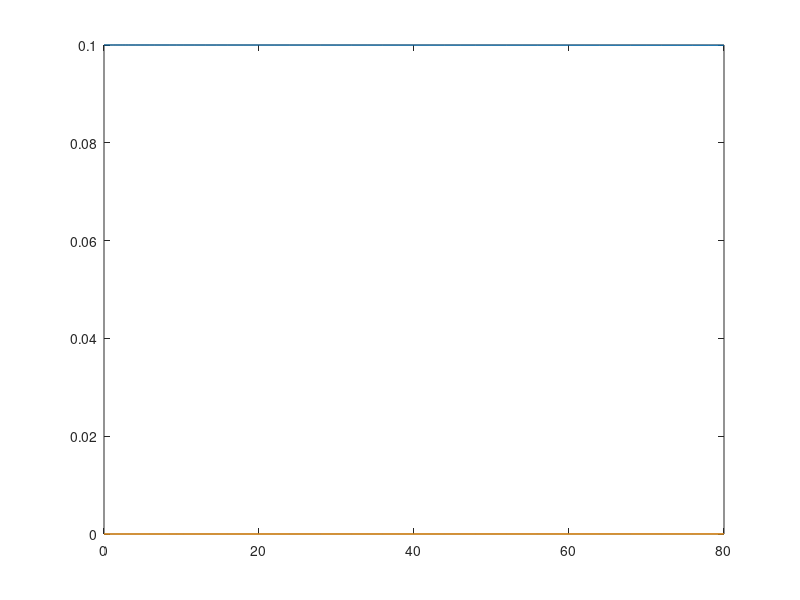

Reproduce this figure in MATLAB. (Note: this script raises an error after producing the figure.)
function lab4=uklad_2reaktorow


t = 180;
t1 = 80; %z zakresu 10-170min
t2 = t - t1;

S = 0.07; %[0, 0.1]

temp =348; %[298,398] K

warunkipoczatkowe = [0.1 0 0];

time_1 = [0 t1];

opcje=odeset('RelTol',10^-6,'AbsTol',10^-6);

[T, Y]=ode45(@(t, y)model1(t, y, temp),time_1,warunkipoczatkowe,opcje);
A = Y(end,1);
B = Y(end,2);
C = Y(end,3);
figure(1);
plot(T, Y);

time_2 = [0 t2];
warunkipoczatkowe2 = [A B+S*600 C 0 0 0];


[T, Y] = ode45(@(t, x)model2(t, x, temp),time_2,warunkipoczatkowe2,opcje);
D = Y(end,4);

figure(2);
plot(T, Y);
end

function dx=model1(t, x, T) 
k1 = 0.0444*exp(-2500/T);
k2 = 6889*exp(-5000/T);

dx=zeros(3,1);
dx(1) = -2*k1*x(1)^2;
dx(2) = k1*x(1)^2-k2*x(2);
dx(3) = k2*x(2);
end
function dx=model2(t, x, T) 
dx=zeros(3,1);
dx(2)=(-0.07)*x(2)-(8*10^(-5)*x(2)^2);
end

